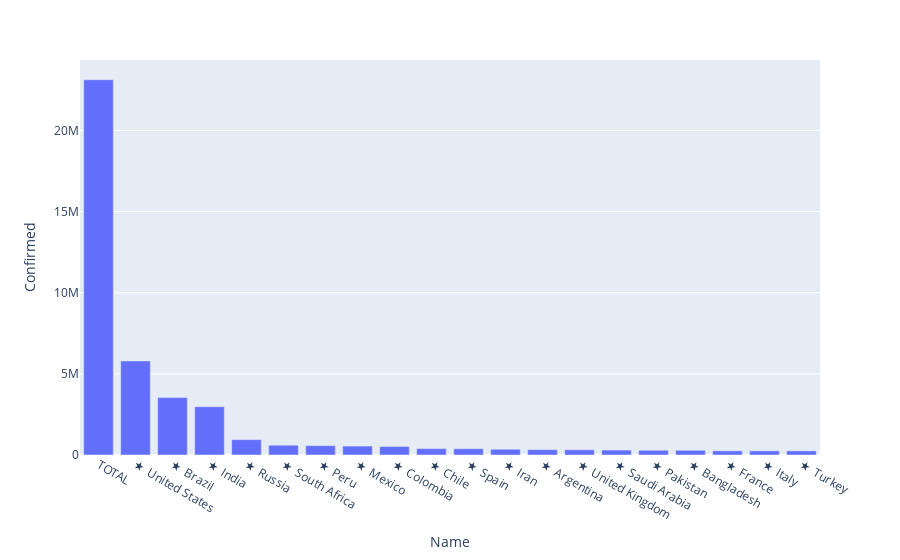

Notebook code for this chart:
### Markdown cell above
- We can zoom in the graph, thats the beauty of plotly.

### Code cell
# Lets plot top 20 countries based on confirmed cases.

world_fig = px.bar(world_df.head(20), x = "Name" , y = 'Confirmed')
world_fig.show()

### Figure 1 — Plotly figure (JSON) as saved in the notebook; plotly's stock layout.template omitted (floating-point values rounded to 4 significant figures)
{"data": [{"alignmentgroup": "True", "hovertemplate": "Name=%{x}<br>Confirmed=%{y}<extra></extra>", "legendgroup": "", "marker": {"color": "#636efa"}, "name": "", "offsetgroup": "", "orientation": "v", "showlegend": false, "textposition": "auto", "type": "bar", "x": ["TOTAL", "★  United States", "★  Brazil", "★  India", "★  Russia", "★  South Africa", "★  Peru", "★  Mexico", "★  Colombia", "★  Chile", "★  Spain", "★  Iran", "★  Argentina", "★  United Kingdom", "★  Saudi Arabia", "★  Pakistan", "★  Bangladesh", "★  France", "★  Italy", "★  Turkey"], "xaxis": "x", "y": [23121366, 5796727, 3536488, 2975701, 946976, 603338, 576067, 549734, 522138, 393769, 386054, 354764, 329043, 323313, 305186, 292174, 290360, 257333, 257065, 255723], "yaxis": "y"}], "layout": {"barmode": "relative", "legend": {"tracegroupgap": 0}, "margin": {"t": 60}, "xaxis": {"anchor": "y", "domain": [0, 1], "title": {"text": "Name"}}, "yaxis": {"anchor": "x", "domain": [0, 1], "title": {"text": "Confirmed"}}}}
